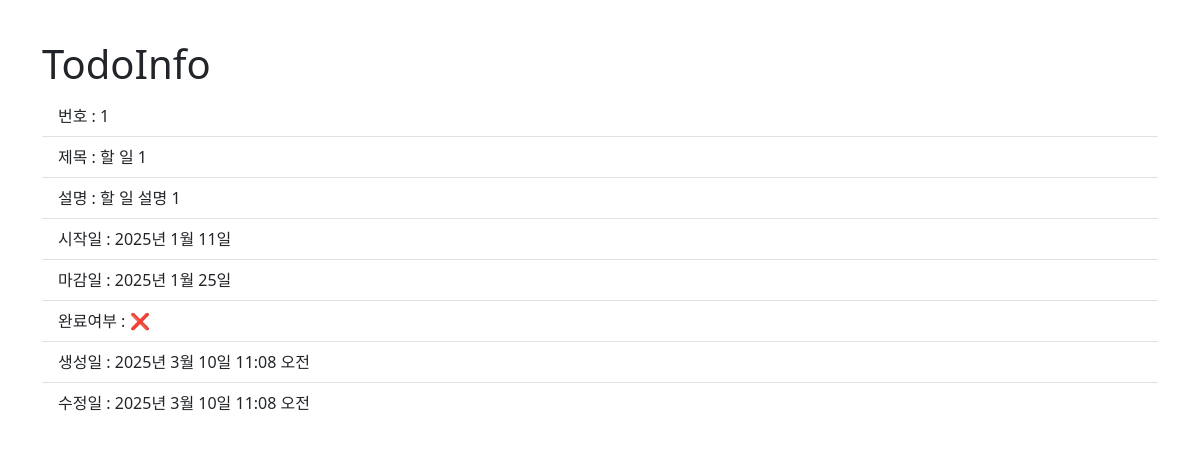
The page /todo/1/ on the database its author committed.
### todo_list/models.py (models this page shows, shortened)
class Todo(models.Model):
    title = models.CharField('제목', max_length=50)
    description = models.TextField(verbose_name='설명')
    start_date = models.DateField(verbose_name='시작일')  # "2025-01-25" 이런식으로 입력
    end_date = models.DateField(verbose_name='마감일')  # "2025-01-25" 이런식으로 입력
    is_completed = models.BooleanField('완료', default=False)
    created_at = models.DateTimeField('생성일', auto_now_add=True)
    modified_at = models.DateTimeField('수정일', auto_now=True)
    class Meta:
        verbose_name = '할 일'
        verbose_name_plural = '할 일 리스트'

### todo_list/views.py (the view)
# urls.py: path('todo/<int:todo_id>/', views.todo_info),
def todo_info(request, todo_id):
    todo_info = get_object_or_404(Todo, id = todo_id)
    context = { 'todo_info': todo_info, }
    return render(request, 'todo_info.html', context)

### templates/todo_info.html (shortened to what this page needs)
<!DOCTYPE html>
<html lang="en">
<head>
    <link href="https://cdn.jsdelivr.net/npm/bootstrap@5.3.3/dist/css/bootstrap.min.css" rel="stylesheet">
</head>
<body>
    <div class="container">
        <h1>TodoInfo</h1>
        <ul class="list-group list-group-flush">
            <li class="list-group-item">번호 : {{ todo_info.id }}</li>
            <li class="list-group-item">제목 : {{ todo_info.title }}</li>
            <li class="list-group-item">설명 : {{ todo_info.description }}</li>
            <li class="list-group-item">시작일 : {{ todo_info.start_date }}</li>
            <li class="list-group-item">마감일 : {{ todo_info.end_date }}</li>
            <li class="list-group-item">완료여부 :
                {% if todo.is_completed %}
                ✅
                {% else %}
                ❌
                {% endif %}
            </li>
            <li class="list-group-item">생성일 : {{ todo_info.created_at }}</li>
            <li class="list-group-item">수정일 : {{ todo_info.modified_at }}</li>
        </ul>
    </div>
</body>
</html>

### templates/todo_info.html (style rules this page uses)
.container { margin-top : 40px; }

### rows shown on the page
Todo: id "1", title "할 일 1", description "할 일 설명 1", start_date "2025년 1월 11일", end_date "2025년 1월 25일", created_at "2025년 3월 10일 11:08 오전", modified_at "2025년 3월 10일 11:08 오전"
